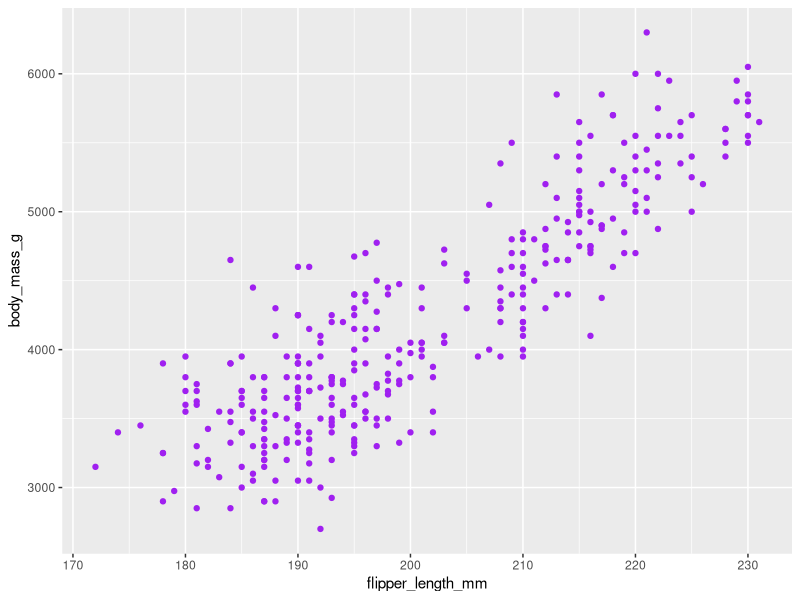

Source code (R):
install.packages("tidyverse")
install.packages("dplyr")

library("ggplot2")
library("palmerpenguins")
library("dplyr")

#Plots the relationship between the flipper length and body mass of penguins dataset and
#creates a unique indentifer by color for species of penguins
#ggplot(data=penguins)+geom_point(mapping=aes(x=flipper_length_mm,y=body_mass_g,color=species))

#Plots the relationship between the flipper length and body mass of penguins dataset and
#creates a unique indentifer by shape for species of penguins
#ggplot(data=penguins)+geom_point(mapping=aes(x=flipper_length_mm,y=body_mass_g,shape=species))


#Plots the relationship between the flipper length and body mass of penguins dataset and
#creates 2 identifiers by shape and color for species of penguins
#ggplot(data=penguins)+geom_point(mapping=aes(x=flipper_length_mm,y=body_mass_g,shape=species,color=species))

#Plots the relationship between the flipper length and body mass of penguins dataset and
#creates 2 identifiers by shape and color for species of penguins and creates a cluster
#ggplot(data=penguins)+geom_point(mapping=aes(x=flipper_length_mm,y=body_mass_g,shape=species,size=species,color=species))

#Plots the relationship between the flipper length and body mass of penguins dataset and
#creates a unique identifier by black and white color for species of penguins
#ggplot(data=penguins)+geom_point(mapping=aes(x=flipper_length_mm,y=body_mass_g,alpha=species))

#Plots the relationship between the flipper length and body mass of penguins dataset in purple
ggplot(data=penguins)+geom_point(mapping=aes(x=flipper_length_mm,y=body_mass_g),color="purple")


